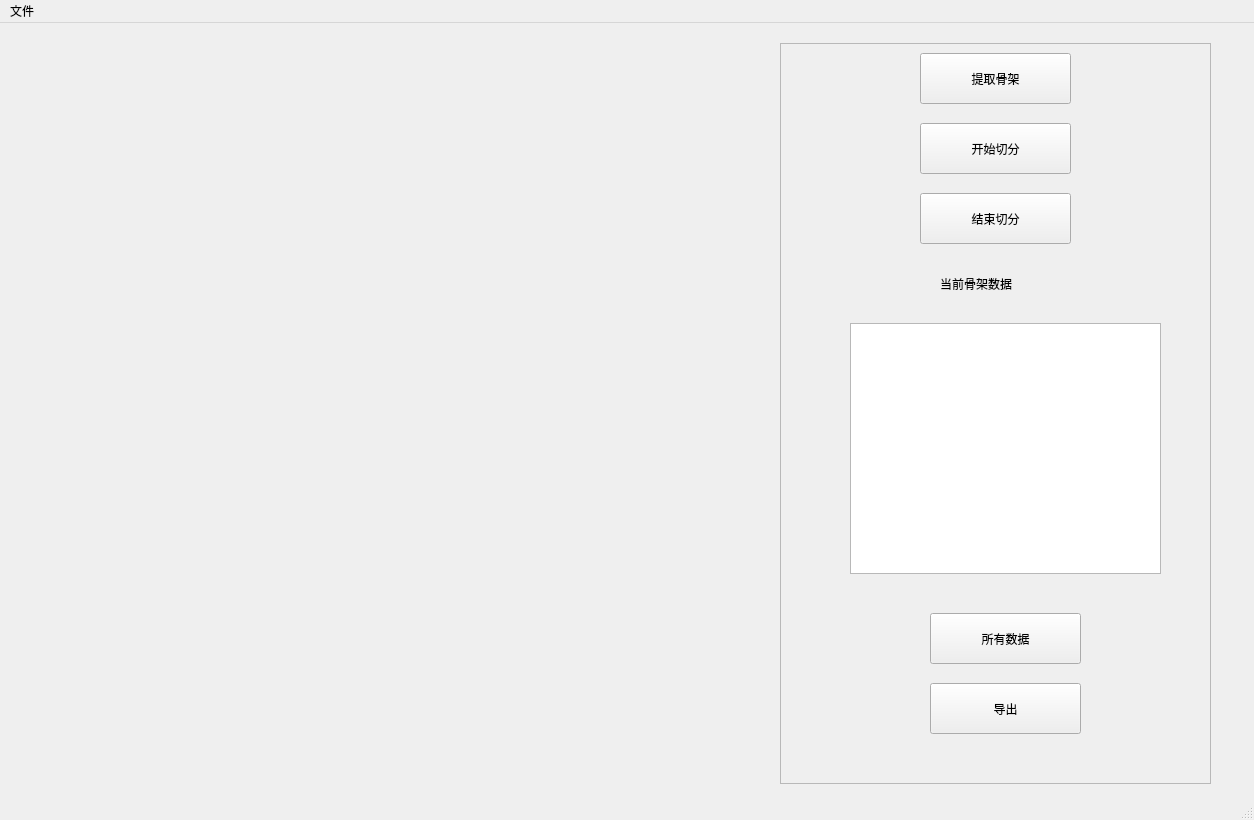
<?xml version="1.0" encoding="UTF-8"?>
<ui version="4.0">
 <class>MainWindow</class>
 <widget class="QMainWindow" name="MainWindow">
  <property name="geometry">
   <rect>
    <x>0</x>
    <y>0</y>
    <width>1254</width>
    <height>820</height>
   </rect>
  </property>
  <property name="windowTitle">
   <string>MainWindow</string>
  </property>
  <widget class="QWidget" name="centralwidget">
   <widget class="QLabel" name="showImage">
    <property name="geometry">
     <rect>
      <x>20</x>
      <y>20</y>
      <width>721</width>
      <height>661</height>
     </rect>
    </property>
    <property name="text">
     <string/>
    </property>
   </widget>
   <widget class="QFrame" name="frame">
    <property name="geometry">
     <rect>
      <x>780</x>
      <y>20</y>
      <width>431</width>
      <height>741</height>
     </rect>
    </property>
    <property name="frameShape">
     <enum>QFrame::StyledPanel</enum>
    </property>
    <property name="frameShadow">
     <enum>QFrame::Raised</enum>
    </property>
    <widget class="QLabel" name="label">
     <property name="geometry">
      <rect>
       <x>160</x>
       <y>220</y>
       <width>111</width>
       <height>41</height>
      </rect>
     </property>
     <property name="text">
      <string>当前骨架数据</string>
     </property>
    </widget>
    <widget class="QTableWidget" name="tableWidget">
     <property name="geometry">
      <rect>
       <x>70</x>
       <y>280</y>
       <width>311</width>
       <height>251</height>
      </rect>
     </property>
    </widget>
    <widget class="QPushButton" name="pushButton">
     <property name="geometry">
      <rect>
       <x>140</x>
       <y>10</y>
       <width>151</width>
       <height>51</height>
      </rect>
     </property>
     <property name="text">
      <string>提取骨架</string>
     </property>
    </widget>
    <widget class="QPushButton" name="pushButton_2">
     <property name="geometry">
      <rect>
       <x>140</x>
       <y>80</y>
       <width>151</width>
       <height>51</height>
      </rect>
     </property>
     <property name="text">
      <string>开始切分</string>
     </property>
    </widget>
    <widget class="QPushButton" name="pushButton_3">
     <property name="geometry">
      <rect>
       <x>140</x>
       <y>150</y>
       <width>151</width>
       <height>51</height>
      </rect>
     </property>
     <property name="text">
      <string>结束切分</string>
     </property>
    </widget>
    <widget class="QPushButton" name="pushButton_4">
     <property name="geometry">
      <rect>
       <x>150</x>
       <y>570</y>
       <width>151</width>
       <height>51</height>
      </rect>
     </property>
     <property name="text">
      <string>所有数据</string>
     </property>
    </widget>
    <widget class="QPushButton" name="pushButton_5">
     <property name="geometry">
      <rect>
       <x>150</x>
       <y>640</y>
       <width>151</width>
       <height>51</height>
      </rect>
     </property>
     <property name="text">
      <string>导出</string>
     </property>
    </widget>
   </widget>
  </widget>
  <widget class="QMenuBar" name="menubar">
   <property name="geometry">
    <rect>
     <x>0</x>
     <y>0</y>
     <width>1254</width>
     <height>30</height>
    </rect>
   </property>
   <widget class="QMenu" name="menu">
    <property name="title">
     <string>文件</string>
    </property>
    <addaction name="actionOpen"/>
    <addaction name="actionSave"/>
   </widget>
   <addaction name="menu"/>
  </widget>
  <widget class="QStatusBar" name="statusbar"/>
  <action name="actionOpen">
   <property name="text">
    <string>读取文件</string>
   </property>
  </action>
  <action name="actionSave">
   <property name="text">
    <string>关闭文件</string>
   </property>
  </action>
 </widget>
 <resources/>
 <connections/>
</ui>
